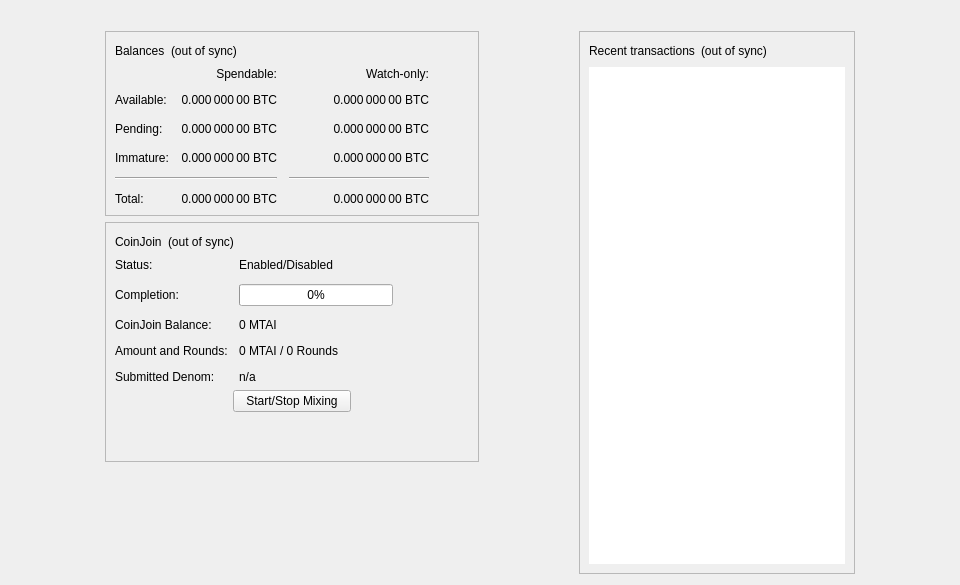
<?xml version="1.0" encoding="UTF-8"?>
<ui version="4.0">
 <class>OverviewPage</class>
 <widget class="QWidget" name="OverviewPage">
  <property name="geometry">
   <rect>
    <x>0</x>
    <y>0</y>
    <width>960</width>
    <height>585</height>
   </rect>
  </property>
  <property name="minimumSize">
   <size>
    <width>960</width>
    <height>0</height>
   </size>
  </property>
  <property name="windowTitle">
   <string>Form</string>
  </property>
  <layout class="QVBoxLayout" name="topLayout">
   <item>
    <widget class="QLabel" name="labelAlerts">
     <property name="visible">
      <bool>false</bool>
     </property>
     <property name="wordWrap">
      <bool>true</bool>
     </property>
     <property name="margin">
      <number>3</number>
     </property>
     <property name="textInteractionFlags">
      <set>Qt::TextSelectableByMouse</set>
     </property>
    </widget>
   </item>
   <item>
    <layout class="QHBoxLayout" name="horizontalLayout" stretch="1,0,1,0,1">
     <item>
      <spacer name="horizontalSpacerLeft">
       <property name="orientation">
        <enum>Qt::Horizontal</enum>
       </property>
       <property name="sizeType">
        <enum>QSizePolicy::Preferred</enum>
       </property>
       <property name="sizeHint" stdset="0">
        <size>
         <width>10</width>
         <height>20</height>
        </size>
       </property>
      </spacer>
     </item>
     <item>
      <layout class="QVBoxLayout" name="verticalLayout_2">
       <item>
        <widget class="QFrame" name="frame">
         <property name="frameShape">
          <enum>QFrame::StyledPanel</enum>
         </property>
         <property name="frameShadow">
          <enum>QFrame::Raised</enum>
         </property>
         <layout class="QVBoxLayout" name="verticalLayout_4">
          <item>
           <layout class="QHBoxLayout" name="horizontalLayout_4">
            <item>
             <widget class="QLabel" name="label_5">
              <property name="text">
               <string>Balances</string>
              </property>
             </widget>
            </item>
            <item>
             <widget class="QLabel" name="labelWalletStatus">
              <property name="toolTip">
               <string>The displayed information may be out of date. Your wallet automatically synchronizes with the masterpowerai network after a connection is established, but this process has not completed yet.</string>
              </property>
              <property name="text">
               <string notr="true">(out of sync)</string>
              </property>
              <property name="alignment">
               <set>Qt::AlignLeading|Qt::AlignLeft|Qt::AlignVCenter</set>
              </property>
             </widget>
            </item>
            <item>
             <spacer name="horizontalSpacer_3">
              <property name="orientation">
               <enum>Qt::Horizontal</enum>
              </property>
              <property name="sizeHint" stdset="0">
               <size>
                <width>40</width>
                <height>20</height>
               </size>
              </property>
             </spacer>
            </item>
           </layout>
          </item>
          <item>
           <layout class="QGridLayout" name="gridLayout">
            <property name="spacing">
             <number>12</number>
            </property>
            <item row="2" column="2">
             <widget class="QLabel" name="labelWatchPending">
              <property name="cursor">
               <cursorShape>IBeamCursor</cursorShape>
              </property>
              <property name="toolTip">
               <string>Unconfirmed transactions to watch-only addresses</string>
              </property>
              <property name="text">
               <string notr="true">0.000 000 00 BTC</string>
              </property>
              <property name="alignment">
               <set>Qt::AlignRight|Qt::AlignTrailing|Qt::AlignVCenter</set>
              </property>
              <property name="textInteractionFlags">
               <set>Qt::LinksAccessibleByMouse|Qt::TextSelectableByKeyboard|Qt::TextSelectableByMouse</set>
              </property>
             </widget>
            </item>
            <item row="2" column="1">
             <widget class="QLabel" name="labelUnconfirmed">
              <property name="cursor">
               <cursorShape>IBeamCursor</cursorShape>
              </property>
              <property name="toolTip">
               <string>Total of transactions that have yet to be confirmed, and do not yet count toward the spendable balance</string>
              </property>
              <property name="text">
               <string notr="true">0.000 000 00 BTC</string>
              </property>
              <property name="alignment">
               <set>Qt::AlignRight|Qt::AlignTrailing|Qt::AlignVCenter</set>
              </property>
              <property name="textInteractionFlags">
               <set>Qt::LinksAccessibleByMouse|Qt::TextSelectableByKeyboard|Qt::TextSelectableByMouse</set>
              </property>
             </widget>
            </item>
            <item row="3" column="2">
             <widget class="QLabel" name="labelWatchImmature">
              <property name="cursor">
               <cursorShape>IBeamCursor</cursorShape>
              </property>
              <property name="toolTip">
               <string>Mined balance in watch-only addresses that has not yet matured</string>
              </property>
              <property name="text">
               <string notr="true">0.000 000 00 BTC</string>
              </property>
              <property name="alignment">
               <set>Qt::AlignRight|Qt::AlignTrailing|Qt::AlignVCenter</set>
              </property>
              <property name="textInteractionFlags">
               <set>Qt::LinksAccessibleByMouse|Qt::TextSelectableByKeyboard|Qt::TextSelectableByMouse</set>
              </property>
             </widget>
            </item>
            <item row="4" column="0" colspan="2">
             <widget class="Line" name="lineSpendableBalance">
              <property name="orientation">
               <enum>Qt::Horizontal</enum>
              </property>
             </widget>
            </item>
            <item row="4" column="2">
             <widget class="Line" name="lineWatchBalance">
              <property name="sizePolicy">
               <sizepolicy hsizetype="Preferred" vsizetype="Fixed">
                <horstretch>0</horstretch>
                <verstretch>0</verstretch>
               </sizepolicy>
              </property>
              <property name="minimumSize">
               <size>
                <width>140</width>
                <height>0</height>
               </size>
              </property>
              <property name="orientation">
               <enum>Qt::Horizontal</enum>
              </property>
             </widget>
            </item>
            <item row="5" column="0">
             <widget class="QLabel" name="labelTotalText">
              <property name="text">
               <string>Total:</string>
              </property>
             </widget>
            </item>
            <item row="3" column="1">
             <widget class="QLabel" name="labelImmature">
              <property name="cursor">
               <cursorShape>IBeamCursor</cursorShape>
              </property>
              <property name="toolTip">
               <string>Mined balance that has not yet matured</string>
              </property>
              <property name="text">
               <string notr="true">0.000 000 00 BTC</string>
              </property>
              <property name="alignment">
               <set>Qt::AlignRight|Qt::AlignTrailing|Qt::AlignVCenter</set>
              </property>
              <property name="textInteractionFlags">
               <set>Qt::LinksAccessibleByMouse|Qt::TextSelectableByKeyboard|Qt::TextSelectableByMouse</set>
              </property>
             </widget>
            </item>
            <item row="2" column="3">
             <spacer name="horizontalSpacer_2">
              <property name="orientation">
               <enum>Qt::Horizontal</enum>
              </property>
              <property name="sizeHint" stdset="0">
               <size>
                <width>40</width>
                <height>20</height>
               </size>
              </property>
             </spacer>
            </item>
            <item row="3" column="0">
             <widget class="QLabel" name="labelImmatureText">
              <property name="text">
               <string>Immature:</string>
              </property>
             </widget>
            </item>
            <item row="5" column="1">
             <widget class="QLabel" name="labelTotal">
              <property name="cursor">
               <cursorShape>IBeamCursor</cursorShape>
              </property>
              <property name="toolTip">
               <string>Your current total balance</string>
              </property>
              <property name="text">
               <string notr="true">0.000 000 00 BTC</string>
              </property>
              <property name="alignment">
               <set>Qt::AlignRight|Qt::AlignTrailing|Qt::AlignVCenter</set>
              </property>
              <property name="textInteractionFlags">
               <set>Qt::LinksAccessibleByMouse|Qt::TextSelectableByKeyboard|Qt::TextSelectableByMouse</set>
              </property>
             </widget>
            </item>
            <item row="5" column="2">
             <widget class="QLabel" name="labelWatchTotal">
              <property name="cursor">
               <cursorShape>IBeamCursor</cursorShape>
              </property>
              <property name="toolTip">
               <string>Current total balance in watch-only addresses</string>
              </property>
              <property name="text">
               <string notr="true">0.000 000 00 BTC</string>
              </property>
              <property name="alignment">
               <set>Qt::AlignRight|Qt::AlignTrailing|Qt::AlignVCenter</set>
              </property>
              <property name="textInteractionFlags">
               <set>Qt::LinksAccessibleByMouse|Qt::TextSelectableByKeyboard|Qt::TextSelectableByMouse</set>
              </property>
             </widget>
            </item>
            <item row="0" column="2">
             <widget class="QLabel" name="labelWatchonly">
              <property name="text">
               <string>Watch-only:</string>
              </property>
              <property name="alignment">
               <set>Qt::AlignRight|Qt::AlignTrailing|Qt::AlignVCenter</set>
              </property>
             </widget>
            </item>
            <item row="1" column="0">
             <widget class="QLabel" name="labelBalanceText">
              <property name="text">
               <string>Available:</string>
              </property>
             </widget>
            </item>
            <item row="1" column="1">
             <widget class="QLabel" name="labelBalance">
              <property name="cursor">
               <cursorShape>IBeamCursor</cursorShape>
              </property>
              <property name="toolTip">
               <string>Your current spendable balance</string>
              </property>
              <property name="text">
               <string notr="true">0.000 000 00 BTC</string>
              </property>
              <property name="alignment">
               <set>Qt::AlignRight|Qt::AlignTrailing|Qt::AlignVCenter</set>
              </property>
              <property name="textInteractionFlags">
               <set>Qt::LinksAccessibleByMouse|Qt::TextSelectableByKeyboard|Qt::TextSelectableByMouse</set>
              </property>
             </widget>
            </item>
            <item row="1" column="2">
             <widget class="QLabel" name="labelWatchAvailable">
              <property name="cursor">
               <cursorShape>IBeamCursor</cursorShape>
              </property>
              <property name="toolTip">
               <string>Your current balance in watch-only addresses</string>
              </property>
              <property name="text">
               <string notr="true">0.000 000 00 BTC</string>
              </property>
              <property name="alignment">
               <set>Qt::AlignRight|Qt::AlignTrailing|Qt::AlignVCenter</set>
              </property>
              <property name="textInteractionFlags">
               <set>Qt::LinksAccessibleByMouse|Qt::TextSelectableByKeyboard|Qt::TextSelectableByMouse</set>
              </property>
             </widget>
            </item>
            <item row="2" column="0">
             <widget class="QLabel" name="labelPendingText">
              <property name="text">
               <string>Pending:</string>
              </property>
             </widget>
            </item>
            <item row="0" column="1">
             <widget class="QLabel" name="labelSpendable">
              <property name="text">
               <string>Spendable:</string>
              </property>
              <property name="alignment">
               <set>Qt::AlignRight|Qt::AlignTrailing|Qt::AlignVCenter</set>
              </property>
             </widget>
            </item>
           </layout>
          </item>
         </layout>
        </widget>
       </item>
       <item>
        <widget class="QFrame" name="frameCoinJoin">
         <property name="layoutDirection">
          <enum>Qt::LeftToRight</enum>
         </property>
         <property name="frameShape">
          <enum>QFrame::StyledPanel</enum>
         </property>
         <property name="frameShadow">
          <enum>QFrame::Raised</enum>
         </property>
         <layout class="QVBoxLayout" name="VerticalLayout_PS1">
          <item>
           <layout class="QHBoxLayout" name="horizontalLayout_5">
            <item>
             <widget class="QLabel" name="labelCoinJoinHeader">
              <property name="text">
               <string notr="true">CoinJoin</string>
              </property>
             </widget>
            </item>
            <item>
             <widget class="QLabel" name="labelCoinJoinSyncStatus">
              <property name="toolTip">
               <string>The displayed information may be out of date. Your wallet automatically synchronizes with the masterpowerai network after a connection is established, but this process has not completed yet.</string>
              </property>
              <property name="text">
               <string notr="true">(out of sync)</string>
              </property>
              <property name="alignment">
               <set>Qt::AlignLeading|Qt::AlignLeft|Qt::AlignVCenter</set>
              </property>
             </widget>
            </item>
            <item>
             <spacer name="horizontalSpacer_4">
              <property name="orientation">
               <enum>Qt::Horizontal</enum>
              </property>
              <property name="sizeHint" stdset="0">
               <size>
                <width>40</width>
                <height>20</height>
               </size>
              </property>
             </spacer>
            </item>
           </layout>
          </item>
          <item>
           <layout class="QFormLayout" name="coinJoinFormLayout">
            <property name="fieldGrowthPolicy">
             <enum>QFormLayout::AllNonFixedFieldsGrow</enum>
            </property>
            <property name="horizontalSpacing">
             <number>11</number>
            </property>
            <property name="verticalSpacing">
             <number>12</number>
            </property>
            <item row="0" column="0">
             <widget class="QLabel" name="labelCoinJoinEnabledText">
              <property name="text">
               <string>Status:</string>
              </property>
             </widget>
            </item>
            <item row="0" column="1">
             <widget class="QLabel" name="labelCoinJoinEnabled">
              <property name="text">
               <string>Enabled/Disabled</string>
              </property>
             </widget>
            </item>
            <item row="1" column="0">
             <widget class="QLabel" name="labelCompletitionText">
              <property name="text">
               <string>Completion:</string>
              </property>
             </widget>
            </item>
            <item row="1" column="1">
             <widget class="QProgressBar" name="coinJoinProgress">
              <property name="maximumSize">
               <size>
                <width>154</width>
                <height>16777215</height>
               </size>
              </property>
              <property name="value">
               <number>0</number>
              </property>
             </widget>
            </item>
            <item row="2" column="0">
             <widget class="QLabel" name="labelAnonymizedText">
              <property name="text">
               <string notr="true">CoinJoin Balance:</string>
              </property>
             </widget>
            </item>
            <item row="2" column="1">
             <widget class="QLabel" name="labelAnonymized">
              <property name="text">
               <string notr="true">0 MTAI</string>
              </property>
             </widget>
            </item>
            <item row="3" column="0">
             <widget class="QLabel" name="labelAmountAndRoundsText">
              <property name="text">
               <string>Amount and Rounds:</string>
              </property>
             </widget>
            </item>
            <item row="3" column="1">
             <widget class="QLabel" name="labelAmountRounds">
              <property name="text">
               <string>0 MTAI / 0 Rounds</string>
              </property>
             </widget>
            </item>
            <item row="4" column="0">
             <widget class="QLabel" name="labelSubmittedDenomText">
              <property name="text">
               <string>Submitted Denom:</string>
              </property>
             </widget>
            </item>
            <item row="4" column="1">
             <widget class="QLabel" name="labelSubmittedDenom">
              <property name="toolTip">
               <string>The denominations you submitted to the Masternode.&lt;br&gt;To mix, other users must submit the exact same denominations.</string>
              </property>
              <property name="text">
               <string>n/a</string>
              </property>
              <property name="wordWrap">
               <bool>true</bool>
              </property>
             </widget>
            </item>
           </layout>
          </item>
          <item>
           <layout class="QVBoxLayout" name="VerticalLayout_PS">
            <item>
             <layout class="QHBoxLayout" name="horizontalLayout_3">
              <property name="topMargin">
               <number>0</number>
              </property>
              <item>
               <spacer name="horizontalSpacer_5">
                <property name="orientation">
                 <enum>Qt::Horizontal</enum>
                </property>
                <property name="sizeHint" stdset="0">
                 <size>
                  <width>40</width>
                  <height>20</height>
                 </size>
                </property>
               </spacer>
              </item>
              <item>
               <widget class="QPushButton" name="toggleCoinJoin">
                <property name="sizePolicy">
                 <sizepolicy hsizetype="MinimumExpanding" vsizetype="Fixed">
                  <horstretch>0</horstretch>
                  <verstretch>0</verstretch>
                 </sizepolicy>
                </property>
                <property name="text">
                 <string>Start/Stop Mixing</string>
                </property>
               </widget>
              </item>
              <item>
               <spacer name="horizontalSpacer_6">
                <property name="orientation">
                 <enum>Qt::Horizontal</enum>
                </property>
                <property name="sizeHint" stdset="0">
                 <size>
                  <width>40</width>
                  <height>20</height>
                 </size>
                </property>
               </spacer>
              </item>
             </layout>
            </item>
            <item>
             <spacer name="verticalSpacer_3">
              <property name="orientation">
               <enum>Qt::Vertical</enum>
              </property>
              <property name="sizeHint" stdset="0">
               <size>
                <width>20</width>
                <height>40</height>
               </size>
              </property>
             </spacer>
            </item>
           </layout>
          </item>
         </layout>
        </widget>
       </item>
       <item>
        <spacer name="verticalSpacer">
         <property name="orientation">
          <enum>Qt::Vertical</enum>
         </property>
         <property name="sizeHint" stdset="0">
          <size>
           <width>20</width>
           <height>40</height>
          </size>
         </property>
        </spacer>
       </item>
      </layout>
     </item>
     <item>
      <spacer name="horizontalSpacerCenter">
       <property name="orientation">
        <enum>Qt::Horizontal</enum>
       </property>
       <property name="sizeHint" stdset="0">
        <size>
         <width>10</width>
         <height>20</height>
        </size>
       </property>
      </spacer>
     </item>
     <item>
      <layout class="QVBoxLayout" name="verticalLayout_3">
       <item>
        <widget class="QFrame" name="frame_2">
         <property name="frameShape">
          <enum>QFrame::StyledPanel</enum>
         </property>
         <property name="frameShadow">
          <enum>QFrame::Raised</enum>
         </property>
         <layout class="QVBoxLayout" name="verticalLayout">
          <item>
           <layout class="QHBoxLayout" name="horizontalLayout_2">
            <item>
             <widget class="QLabel" name="label_4">
              <property name="text">
               <string>Recent transactions</string>
              </property>
             </widget>
            </item>
            <item>
             <widget class="QLabel" name="labelTransactionsStatus">
              <property name="toolTip">
               <string>The displayed information may be out of date. Your wallet automatically synchronizes with the masterpowerai network after a connection is established, but this process has not completed yet.</string>
              </property>
              <property name="text">
               <string notr="true">(out of sync)</string>
              </property>
              <property name="alignment">
               <set>Qt::AlignLeading|Qt::AlignLeft|Qt::AlignVCenter</set>
              </property>
             </widget>
            </item>
            <item>
             <spacer name="horizontalSpacer">
              <property name="orientation">
               <enum>Qt::Horizontal</enum>
              </property>
              <property name="sizeHint" stdset="0">
               <size>
                <width>40</width>
                <height>20</height>
               </size>
              </property>
             </spacer>
            </item>
           </layout>
          </item>
          <item>
           <widget class="QListView" name="listTransactions">
            <property name="frameShape">
             <enum>QFrame::NoFrame</enum>
            </property>
            <property name="verticalScrollBarPolicy">
             <enum>Qt::ScrollBarAlwaysOff</enum>
            </property>
            <property name="horizontalScrollBarPolicy">
             <enum>Qt::ScrollBarAlwaysOff</enum>
            </property>
            <property name="selectionMode">
             <enum>QAbstractItemView::NoSelection</enum>
            </property>
           </widget>
          </item>
         </layout>
        </widget>
       </item>
      </layout>
     </item>
     <item>
      <spacer name="horizontalSpacerRight">
       <property name="orientation">
        <enum>Qt::Horizontal</enum>
       </property>
       <property name="sizeType">
        <enum>QSizePolicy::Preferred</enum>
       </property>
       <property name="sizeHint" stdset="0">
        <size>
         <width>10</width>
         <height>20</height>
        </size>
       </property>
      </spacer>
     </item>
    </layout>
   </item>
  </layout>
 </widget>
 <resources/>
 <connections/>
</ui>
